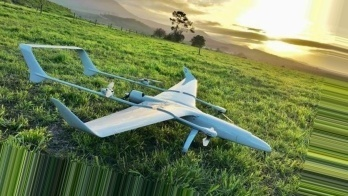
#> input picture 102.jpg, 348 x 196 px, given in place of 7600.jpg, which was not available
$ python veriseti.py
#> lines starting #> are read from the running program, lines starting #| are printed output that depends on the picture; pictures that were not available may be replaced by others from this repository, and a replacement may not be noted
from PIL import Image
import numpy as np
import matplotlib.pyplot as plt

resim=7600

for  i in range(1):
    img = Image.open(str(resim)+'.jpg')
#> img is the input picture: PIL image 348x196 RGB; mean R, G, B 113.9, 129.3, 84
    a =np.size(img)
#> a = (348, 196)
    height =a[1]
#> height = 196
    widht=a[0]
#> widht = 348
    flipped_img = np.fliplr(img)
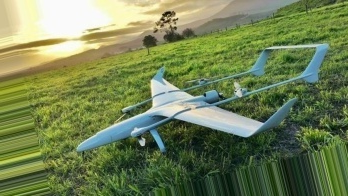
#> flipped_img: shape (196, 348, 3); mean R, G, B 113.9, 129.3, 84
    plt.imsave(str(resim+1)+".jpg",flipped_img)
    plt.show()
    resim=resim+100
    i=i+1

$ run again, on 1101.jpg
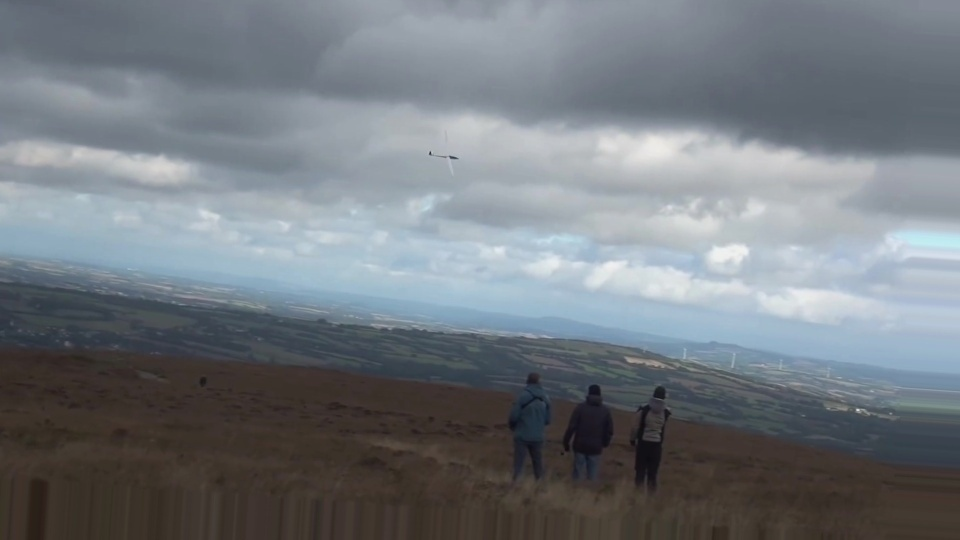
#> input picture 1101.jpg, 960 x 540 px, given in place of 7600.jpg, which was not available
#> img is the input picture: PIL image 960x540 RGB; mean R, G, B 115.1, 120.9, 126.6
#> a = (960, 540)
#> height = 540
#> widht = 960
#> `flipped_img = np.fliplr(img)`:
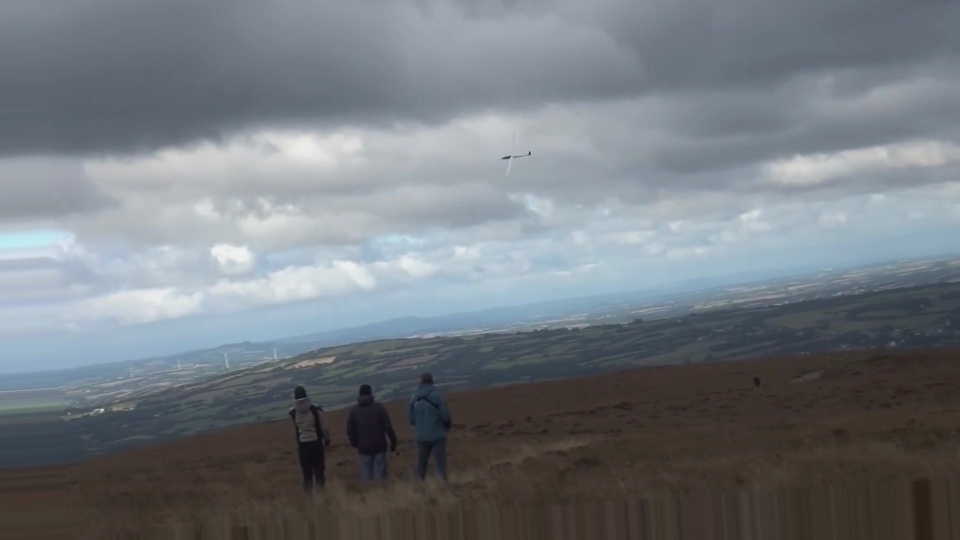
#> flipped_img: shape (540, 960, 3); mean R, G, B 115.1, 120.9, 126.6

$ run again, on 1114.jpg
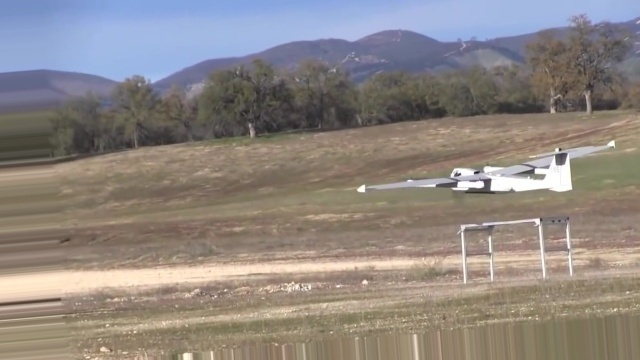
#> input picture 1114.jpg, 640 x 360 px, given in place of 7600.jpg, which was not available
#> img is the input picture: PIL image 640x360 RGB; mean R, G, B 141.7, 133.8, 129.2
#> a = (640, 360)
#> height = 360
#> widht = 640
#> `flipped_img = np.fliplr(img)`:
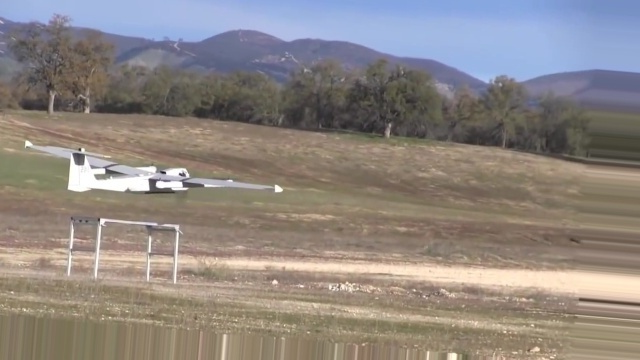
#> flipped_img: shape (360, 640, 3); mean R, G, B 141.7, 133.8, 129.2

$ run again, on 1130.jpg
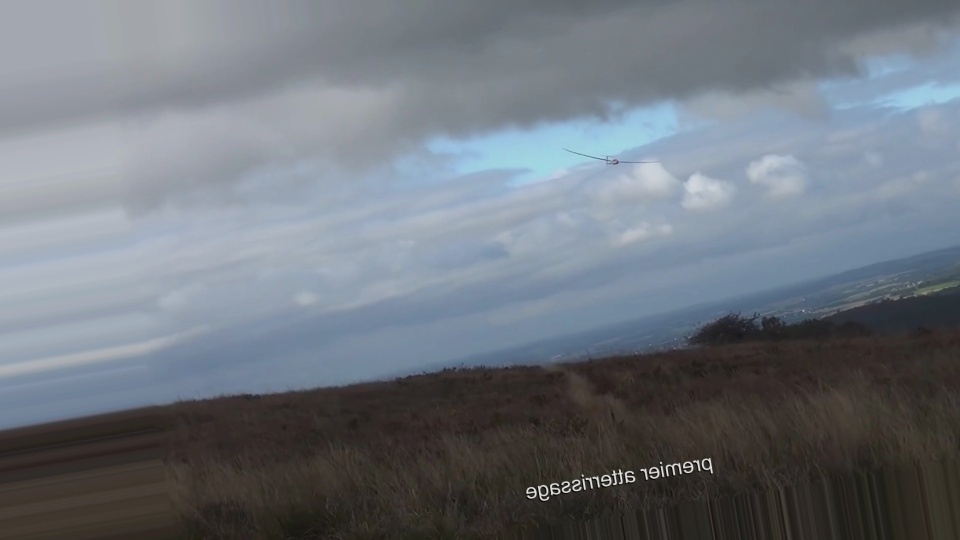
#> input picture 1130.jpg, 960 x 540 px, given in place of 7600.jpg, which was not available
#> img is the input picture: PIL image 960x540 RGB; mean R, G, B 110.6, 117.2, 125.3
#> a = (960, 540)
#> height = 540
#> widht = 960
#> `flipped_img = np.fliplr(img)`:
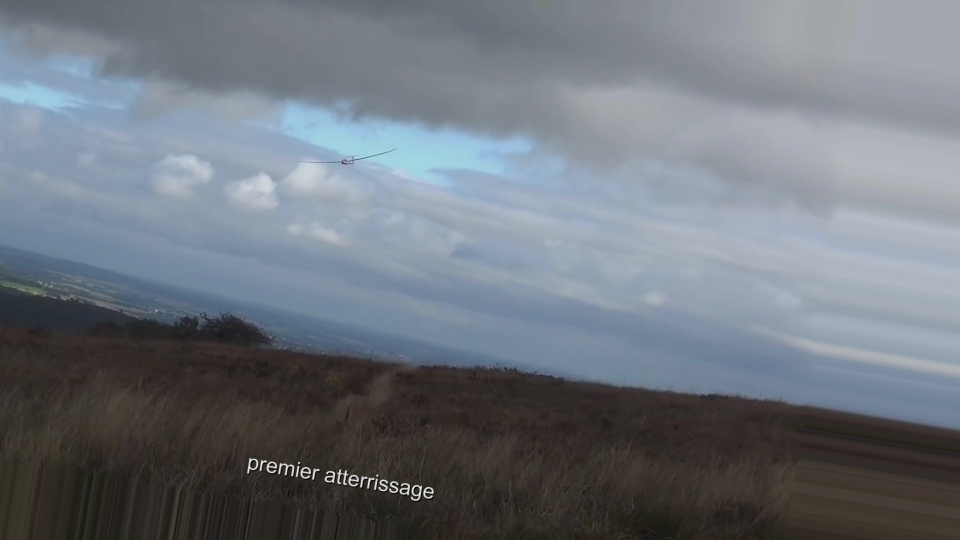
#> flipped_img: shape (540, 960, 3); mean R, G, B 110.6, 117.2, 125.3
